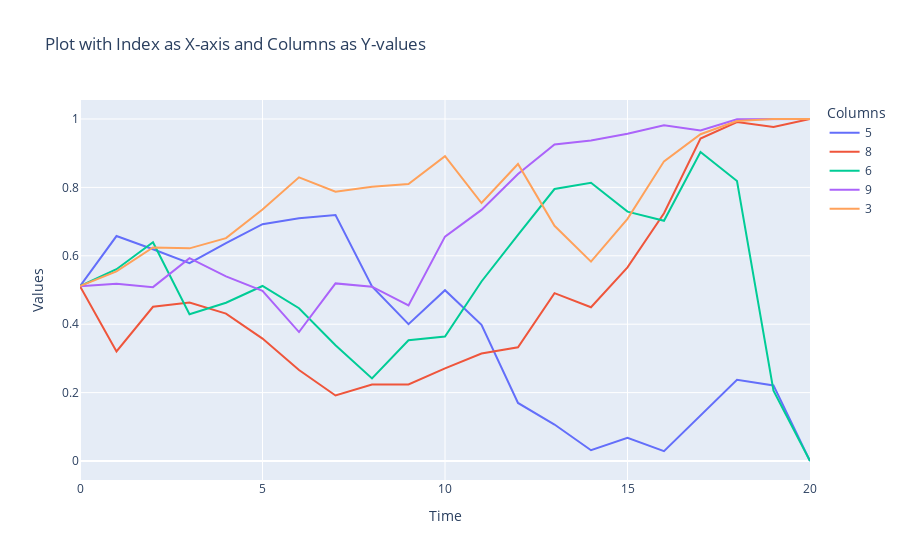

Notebook cell for this chart:
### Code cell
fig = go.Figure()

# Add traces for each column
for column in deltas.columns[values]:
    fig.add_trace(go.Scatter(x=deltas.index, y=deltas[column], mode='lines', name=column))

# Update layout
fig.update_layout(
    title='Plot with Index as X-axis and Columns as Y-values',
    xaxis_title='Time',
    yaxis_title='Values',
    template='plotly',
    legend=dict(title='Columns'),
)

# Show the plot
fig.show()

### Figure 1 — Plotly figure (JSON) as saved in the notebook; plotly's stock layout.template omitted (floating-point values rounded to 4 significant figures)
{"data": [{"mode": "lines", "name": "5", "type": "scatter", "x": [0, 1, 2, 3, 4, 5, 6, 7, 8, 9, 10, 11, 12, 13, 14, 15, 16, 17, 18, 19, 20], "y": [0.5113, 0.6577, 0.619, 0.5786, 0.6369, 0.6924, 0.7097, 0.7192, 0.5105, 0.4002, 0.4994, 0.3982, 0.1697, 0.1066, 0.03151, 0.06807, 0.02888, 0.1336, 0.2372, 0.2211, 0]}, {"mode": "lines", "name": "8", "type": "scatter", "x": [0, 1, 2, 3, 4, 5, 6, 7, 8, 9, 10, 11, 12, 13, 14, 15, 16, 17, 18, 19, 20], "y": [0.5113, 0.3204, 0.4509, 0.4635, 0.4309, 0.358, 0.2662, 0.1916, 0.2239, 0.2237, 0.2708, 0.3142, 0.3323, 0.4909, 0.4497, 0.5662, 0.7244, 0.9427, 0.9912, 0.9767, 1]}, {"mode": "lines", "name": "6", "type": "scatter", "x": [0, 1, 2, 3, 4, 5, 6, 7, 8, 9, 10, 11, 12, 13, 14, 15, 16, 17, 18, 19, 20], "y": [0.5113, 0.5608, 0.6398, 0.4292, 0.4628, 0.5117, 0.4466, 0.3385, 0.2413, 0.3531, 0.3639, 0.5249, 0.6612, 0.7952, 0.8137, 0.7291, 0.7024, 0.9033, 0.8185, 0.2053, 0]}, {"mode": "lines", "name": "9", "type": "scatter", "x": [0, 1, 2, 3, 4, 5, 6, 7, 8, 9, 10, 11, 12, 13, 14, 15, 16, 17, 18, 19, 20], "y": [0.5113, 0.5185, 0.5084, 0.593, 0.5398, 0.4973, 0.3771, 0.5193, 0.5097, 0.4549, 0.6561, 0.7342, 0.839, 0.9252, 0.9375, 0.957, 0.9818, 0.9667, 0.9989, 1.0, 1]}, {"mode": "lines", "name": "3", "type": "scatter", "x": [0, 1, 2, 3, 4, 5, 6, 7, 8, 9, 10, 11, 12, 13, 14, 15, 16, 17, 18, 19, 20], "y": [0.5113, 0.5543, 0.6244, 0.6218, 0.6516, 0.7356, 0.8295, 0.7871, 0.8021, 0.8099, 0.8912, 0.7543, 0.8686, 0.6876, 0.5831, 0.708, 0.8762, 0.9556, 0.994, 1.0, 1]}], "layout": {"legend": {"title": {"text": "Columns"}}, "title": {"text": "Plot with Index as X-axis and Columns as Y-values"}, "xaxis": {"title": {"text": "Time"}}, "yaxis": {"title": {"text": "Values"}}}}
